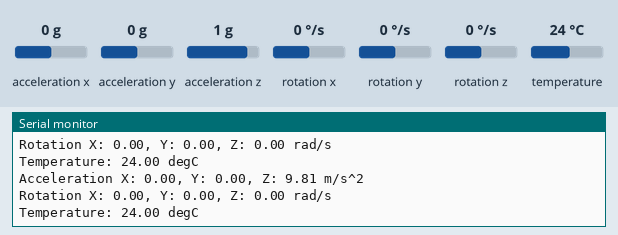
A sketch run on a simulated Arduino Uno, built with avr-gcc and run on an emulated ATmega328P. Parts: the last lines printed to the serial monitor. Inputs (shaded band) come from the test bench; at power-on: acceleration x 0 g, acceleration y 0 g, acceleration z 1 g, rotation x 0 °/s, rotation y 0 °/s, rotation z 0 °/s, temperature 24 °C.

Above: at 1.3 s.
1.4 s: acceleration x set to -1.4 g
At 2.5 s:
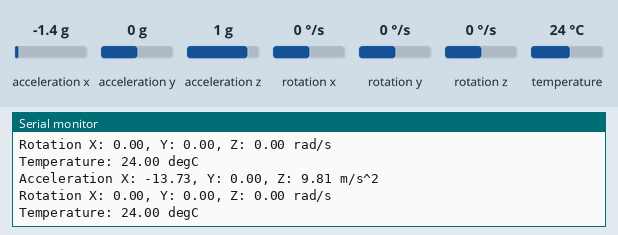
2.9 s: acceleration y set to -1.4 g
At 3.6 s:
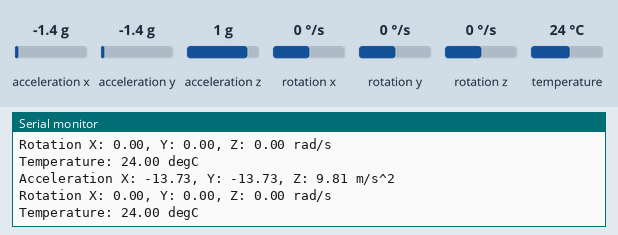
5.9 s: acceleration z set to -1.4 g
At 6.7 s:
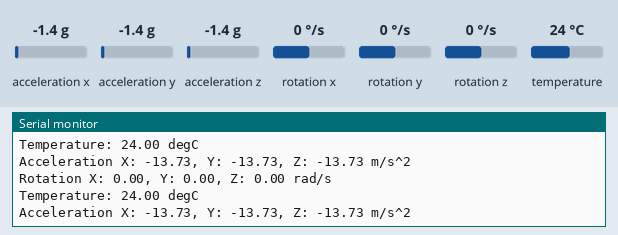
7.4 s: acceleration x set to 0 g
At 8.5 s:
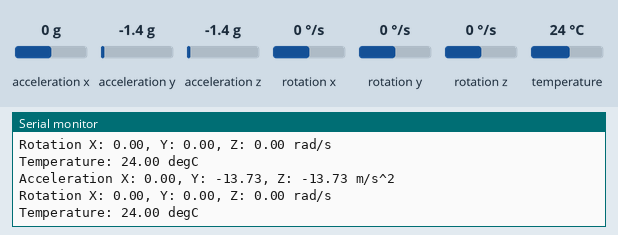
10.4 s: rotation x set to -192 °/s
At 11.5 s:
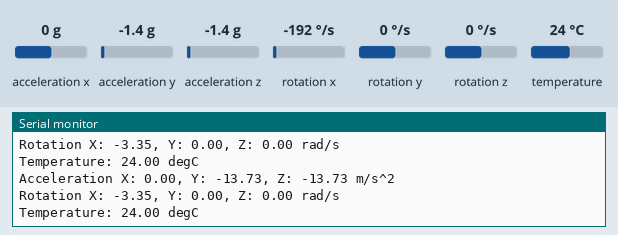
11.9 s: acceleration y set to -0.8 g
At 12.8 s:
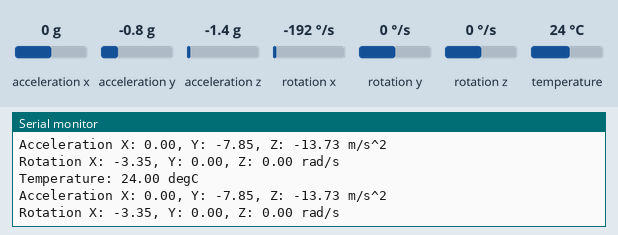
Timing chart, 0 to 14.9 s (numbered marks = the images above; inputs shaded):
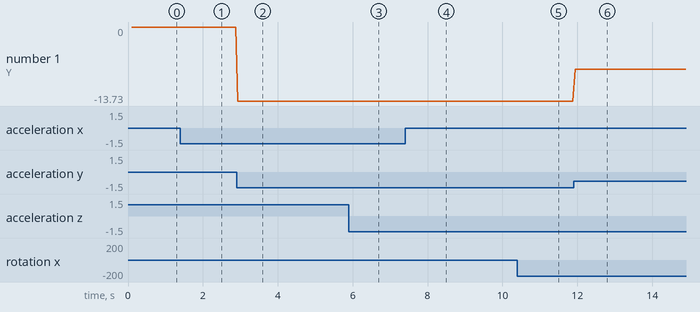

The sketch:

mpu6050.ino
```cpp
#include <Adafruit_MPU6050.h>  // v2.2.0
#include <Adafruit_Sensor.h>
#include <Wire.h>

Adafruit_MPU6050 mpu;

void setup(void) {
    Serial.begin(115200);

    // Try to initialize!
    if (!mpu.begin()) {
        Serial.println("Failed to find MPU6050 chip");
        while (1) {
            delay(10);
        }
    }
    Serial.println("MPU6050 Found!");

    // set accelerometer range to +-8G
    mpu.setAccelerometerRange(MPU6050_RANGE_8_G);

    // set gyro range to +- 500 deg/s
    mpu.setGyroRange(MPU6050_RANGE_500_DEG);

    // set filter bandwidth to 21 Hz
    mpu.setFilterBandwidth(MPU6050_BAND_21_HZ);

    delay(100);
}

void loop() {
    /* Get new sensor events with the readings */
    sensors_event_t a, g, temp;
    mpu.getEvent(&a, &g, &temp);

    /* Print out the values */
    Serial.print("Acceleration X: ");
    Serial.print(a.acceleration.x);
    Serial.print(", Y: ");
    Serial.print(a.acceleration.y);
    Serial.print(", Z: ");
    Serial.print(a.acceleration.z);
    Serial.println(" m/s^2");

    Serial.print("Rotation X: ");
    Serial.print(g.gyro.x);
    Serial.print(", Y: ");
    Serial.print(g.gyro.y);
    Serial.print(", Z: ");
    Serial.print(g.gyro.z);
    Serial.println(" rad/s");

    Serial.print("Temperature: ");
    Serial.print(temp.temperature);
    Serial.println(" degC");

    Serial.println("");
    delay(50);
}
```

Measured:
- after the input at 1.4 s, the serial monitor: prints a new line at once (image 1)
- after the input at 2.9 s, the serial monitor: prints a new line at once (image 2)
- after the input at 5.9 s, the serial monitor: prints a new line after 0.05 s (image 3)
- after the input at 7.4 s, the serial monitor: prints a new line at once (image 4)
- after the input at 10.4 s, the serial monitor: prints a new line after 0.06 s (image 5)
- after the input at 11.9 s, the serial monitor: prints a new line at once (image 6)
- plotted number 1: -13.73 → -7.85 after the input at 11.9 s
